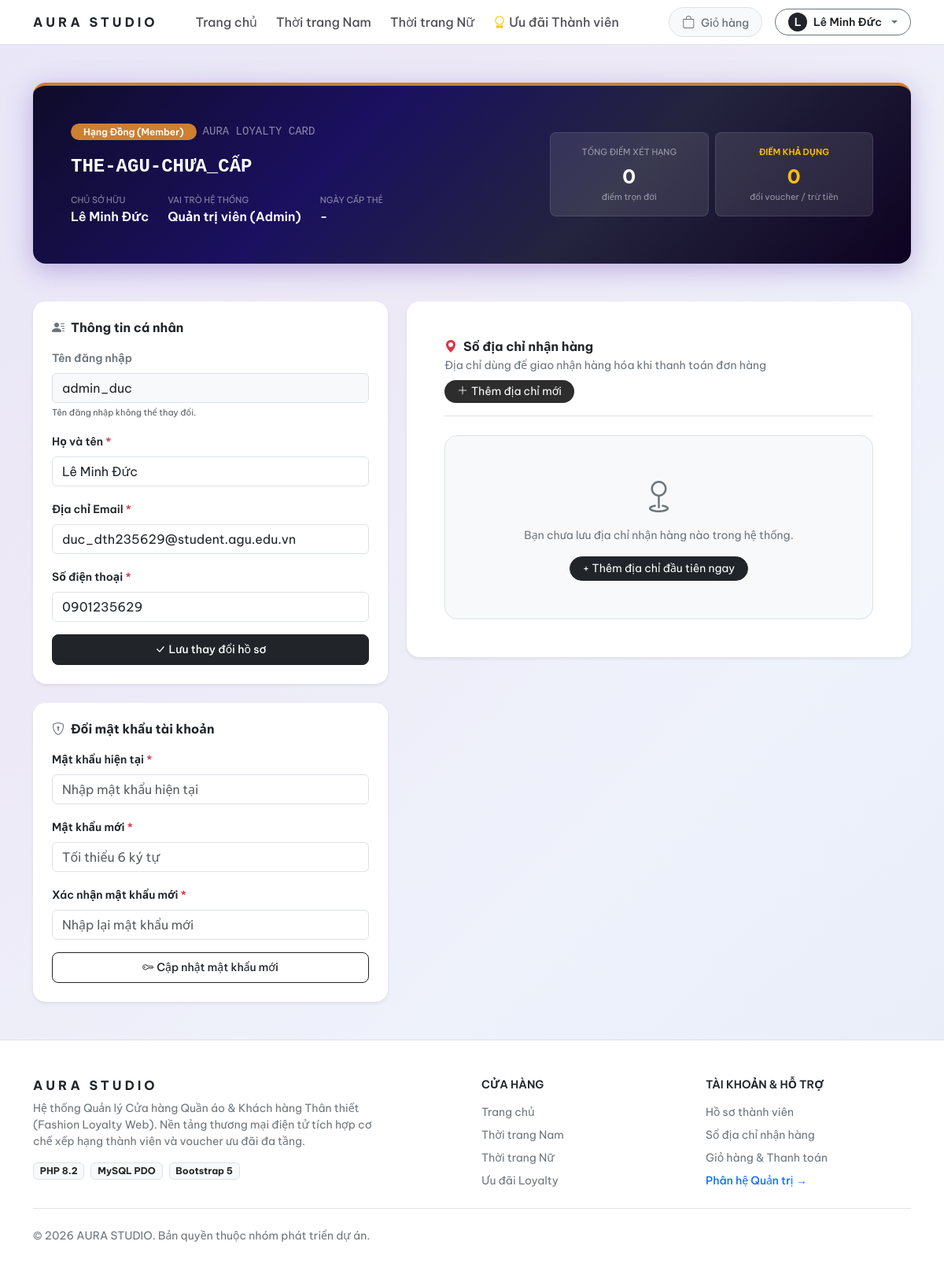
/profile.php (signed in), run on the app's committed database.
### tables this page shows
CREATE TABLE nd_nguoi_dung (
    ma_nd INT AUTO_INCREMENT PRIMARY KEY,
    ma_vt INT NOT NULL DEFAULT 3,
    ho_ten VARCHAR(100) NOT NULL,
    ten_dang_nhap VARCHAR(50) NOT NULL UNIQUE,
    mat_khau VARCHAR(255) NOT NULL,
    sdt VARCHAR(15) NOT NULL UNIQUE,
    email VARCHAR(100) NOT NULL UNIQUE,
    anh_dai_dien VARCHAR(255) DEFAULT 'default_avatar.png',
    trang_thai TINYINT(1) DEFAULT 1,
    ngay_tao DATETIME DEFAULT CURRENT_TIMESTAMP,
    CONSTRAINT fk_nd_vaitro FOREIGN KEY (ma_vt) REFERENCES vt_vai_tro(ma_vt)
);

CREATE TABLE vt_vai_tro (
    ma_vt INT AUTO_INCREMENT PRIMARY KEY,
    ten_vt VARCHAR(50) NOT NULL,
    mo_ta_quyen VARCHAR(255) DEFAULT NULL,
    trang_thai TINYINT(1) DEFAULT 1
);

### profile.php (the view, shortened to what this page needs)
<?php
$pdo = getDBConnection();
$currentUserId = (int)$_SESSION['user']['ma_nd'];
$userStmt = $pdo->prepare("
    SELECT nd.*, vt.ten_vt, vt.mo_ta_quyen
    FROM nd_nguoi_dung nd
    INNER JOIN vt_vai_tro vt ON nd.ma_vt = vt.ma_vt
    WHERE nd.ma_nd = :uid
");
$userStmt->execute(['uid' => $currentUserId]);
$userInfo = $userStmt->fetch();
$cardStmt = $pdo->prepare("
    SELECT ttd.*, htv.ten_hang, htv.phan_tram_giam, htv.he_so_tich_diem, htv.mau_sac_the, htv.mo_ta_uu_dai
    FROM ttd_the_tich_diem ttd
    INNER JOIN htv_hang_thanh_vien htv ON ttd.ma_hang = htv.ma_hang
    WHERE ttd.ma_nd = :uid
    LIMIT 1
");
$cardStmt->execute(['uid' => $currentUserId]);
$cardInfo = $cardStmt->fetch();
$addresses = getUserAddresses($pdo, $currentUserId);
require_once __DIR__ . '/includes/header.php';
?>
<div class="container py-5">
  <div class="card border-0 shadow rounded-4 mb-5 overflow-hidden text-white"
    style="background: linear-gradient(135deg, #0f0c29 0%, #1a1060 35%, #24243e 65%, #0d0221 100%); border-top: 4px solid <?= htmlspecialchars($cardInfo['mau_sac_the'] ?? '#CD7F32') ?> !important; box-shadow: 0 8px 32px rgba(99,60,180,0.35) !important;">
    <div class="card-body p-4 p-md-5">
      <div class="row align-items-center g-4">
        <div class="col-lg-7">
          <div class="d-flex align-items-center gap-2 mb-3">
            <span class="badge px-3 py-1.5 rounded-pill fw-semibold" style="background-color: <?= htmlspecialchars($cardInfo['mau_sac_the'] ?? '#CD7F32') ?>; color: #fff;">
              <?= htmlspecialchars($cardInfo['ten_hang'] ?? 'Hạng Đồng (Member)') ?>
            </span>
            <span class="text-white-50 small tracking-wider text-uppercase font-monospace">AURA LOYALTY CARD</span>
          </div>
          <div class="font-monospace fs-4 tracking-wider fw-bold text-white mb-3">
            <?= htmlspecialchars($cardInfo['ma_so_the'] ?? 'THE-AGU-CHƯA_CẤP') ?>
          </div>
          <div class="d-flex flex-wrap gap-4 text-white-50 small">
            <div>
              <div class="text-uppercase" style="font-size: 11px;">Chủ sở hữu</div>
              <div class="fw-semibold text-white fs-6"><?= htmlspecialchars($userInfo['ho_ten'] ?? '') ?></div>
            </div>
            <div>
              <div class="text-uppercase" style="font-size: 11px;">Vai trò hệ thống</div>
              <div class="fw-semibold text-white fs-6"><?= htmlspecialchars($userInfo['ten_vt'] ?? 'Thành viên') ?></div>
            </div>
            <div>
              <div class="text-uppercase" style="font-size: 11px;">Ngày cấp thẻ</div>
              <div class="fw-semibold text-white fs-6"><?= !empty($cardInfo['ngay_cap']) ? date('d/m/Y', strtotime($cardInfo['ngay_cap'])) : '-' ?></div>
            </div>
          </div>
        </div>
        <div class="col-lg-5">
          <div class="row g-2 text-center">
            <div class="col-6">
              <div class="bg-white bg-opacity-10 rounded-3 p-3 border border-white border-opacity-10">
                <div class="text-white-50 small text-uppercase" style="font-size: 11px;">Tổng điểm xét hạng</div>
                <div class="fs-4 fw-bold text-white mt-1">
                  <?= number_format((int)($cardInfo['tong_diem_tich_luy'] ?? 0), 0, ',', '.') ?>
                </div>
                <div class="text-white-50" style="font-size: 11px;">điểm trọn đời</div>
              </div>
            </div>
            <div class="col-6">
              <div class="bg-white bg-opacity-10 rounded-3 p-3 border border-white border-opacity-10">
                <div class="text-warning small text-uppercase fw-semibold" style="font-size: 11px;">Điểm khả dụng</div>
                <div class="fs-4 fw-bold text-warning mt-1">
                  <?= number_format((int)($cardInfo['diem_kha_dung'] ?? 0), 0, ',', '.') ?>
                </div>
                <div class="text-white-50" style="font-size: 11px;">đổi voucher / trừ tiền</div>
              </div>
            </div>
          </div>
        </div>
      </div>
    </div>
  </div>
  <div class="row g-4">
    <div class="col-lg-5">
      <div class="card border-0 shadow-sm rounded-4 p-4 bg-white mb-4">
        <h5 class="fw-bold text-dark fs-6 mb-3 d-flex align-items-center gap-2">
          <i class="bi bi-person-lines-fill text-secondary"></i>
          Thông tin cá nhân
        </h5>
        <form method="POST" action="profile.php">
          <div class="mb-3">
            <label class="form-label small fw-semibold text-secondary">Tên đăng nhập</label>
            <input type="text" class="form-control bg-light shadow-none" value="<?= htmlspecialchars($userInfo['ten_dang_nhap']) ?>" readonly>
            <div class="form-text" style="font-size: 11px;">Tên đăng nhập không thể thay đổi.</div>
          </div>
          <div class="mb-3">
            <label class="form-label small fw-semibold text-dark">Họ và tên <span class="text-danger">*</span></label>
            <input type="text" class="form-control shadow-none" name="ho_ten" required value="<?= htmlspecialchars($userInfo['ho_ten']) ?>">
          </div>
          <div class="mb-3">
            <label class="form-label small fw-semibold text-dark">Địa chỉ Email <span class="text-danger">*</span></label>
            <input type="email" class="form-control shadow-none" name="email" required value="<?= htmlspecialchars($userInfo['email']) ?>">
          </div>
          <div class="mb-3">
            <label class="form-label small fw-semibold text-dark">Số điện thoại <span class="text-danger">*</span></label>
            <input type="tel" class="form-control shadow-none" name="sdt" required value="<?= htmlspecialchars($userInfo['sdt']) ?>">
          </div>
          <button type="submit" class="btn btn-dark btn-sm w-100 py-2 rounded-3 fw-medium">
            <i class="bi bi-check-lg me-1"></i>Lưu thay đổi hồ sơ
          </button>
        </form>
      </div>
      <div class="card border-0 shadow-sm rounded-4 p-4 bg-white">
        <h5 class="fw-bold text-dark fs-6 mb-3 d-flex align-items-center gap-2">
          <i class="bi bi-shield-lock text-secondary"></i>
          Đổi mật khẩu tài khoản
        </h5>
        <form method="POST" action="profile.php">
          <div class="mb-3">
            <label class="form-label small fw-semibold text-dark">Mật khẩu hiện tại <span class="text-danger">*</span></label>
            <input type="password" class="form-control shadow-none" name="mat_khau_cu" required placeholder="Nhập mật khẩu hiện tại">
          </div>
          <div class="mb-3">
            <label class="form-label small fw-semibold text-dark">Mật khẩu mới <span class="text-danger">*</span></label>
            <input type="password" class="form-control shadow-none" name="mat_khau_moi" required minlength="6" placeholder="Tối thiểu 6 ký tự">
          </div>
          <div class="mb-3">
            <label class="form-label small fw-semibold text-dark">Xác nhận mật khẩu mới <span class="text-danger">*</span></label>
            <input type="password" class="form-control shadow-none" name="xac_nhan_mk" required minlength="6" placeholder="Nhập lại mật khẩu mới">
          </div>
          <button type="submit" class="btn btn-outline-dark btn-sm w-100 py-2 rounded-3 fw-medium">
            <i class="bi bi-key me-1"></i>Cập nhật mật khẩu mới
          </button>
        </form>
      </div>
    </div>
    <div class="col-lg-7" id="address-section">
      <div class="card border-0 shadow-sm rounded-4 p-4 p-md-5 bg-white">
        <div class="d-flex flex-wrap justify-content-between align-items-center gap-2 mb-4 pb-3 border-bottom">
          <div>
            <h5 class="fw-bold text-dark fs-6 mb-1 d-flex align-items-center gap-2">
              <i class="bi bi-geo-alt-fill text-danger"></i>
              Sổ địa chỉ nhận hàng
            </h5>
            <p class="text-secondary small mb-0">Địa chỉ dùng để giao nhận hàng hóa khi thanh toán đơn hàng</p>
          </div>
          <button type="button" class="btn btn-aura btn-sm rounded-pill px-3 py-1.5" onclick="openBsAddressModal('add')">
            <i class="bi bi-plus-lg me-1"></i>Thêm địa chỉ mới
          </button>
        </div>
        <?php if (empty($addresses)): ?>
          <div class="text-center py-5 border border-dashed rounded-4 bg-light">
            <i class="bi bi-geo text-secondary fs-1 d-block mb-2"></i>
            <p class="text-secondary small mb-3">Bạn chưa lưu địa chỉ nhận hàng nào trong hệ thống.</p>
            <button type="button" class="btn btn-dark btn-sm rounded-pill px-3" onclick="openBsAddressModal('add')">
              + Thêm địa chỉ đầu tiên ngay
            </button>
          </div>
        <?php endif; ?>
      </div>
    </div>
  </div>
</div>
<?php require_once __DIR__ . '/includes/footer.php'; ?>

### includes/navbar.php (shortened to what this page needs)
<?php
$user = $_SESSION['user'] ?? null;
$isLoggedIn = !empty($user);
$currentScript = basename($_SERVER['SCRIPT_NAME'] ?? '');
?>
<nav class="navbar navbar-expand-lg navbar-light bg-white border-bottom sticky-top py-2.5">
  <div class="container">
    <a class="navbar-brand fw-bold fs-6 brand-letter-spacing text-dark" href="index.php">
      AURA STUDIO
    </a>
    <div class="collapse navbar-collapse" id="clientNavbar">
      <ul class="navbar-nav me-auto mb-2 mb-lg-0 ms-lg-4 gap-lg-2">
        <li class="nav-item">
          <a class="nav-link <?= ($currentScript === 'index.php' && empty($_GET['page'])) ? 'active' : '' ?>" href="index.php">
            Trang chủ
          </a>
        </li>
        <li class="nav-item">
          <a class="nav-link" href="index.php?page=home&gender=nam#cua-hang">
            Thời trang Nam
          </a>
        </li>
        <li class="nav-item">
          <a class="nav-link" href="index.php?page=home&gender=nu#cua-hang">
            Thời trang Nữ
          </a>
        </li>
        <li class="nav-item">
          <a class="nav-link <?= (($_GET['page'] ?? '') === 'loyalty') ? 'active' : '' ?>" href="index.php?page=loyalty">
            <i class="bi bi-award text-warning me-1"></i>Ưu đãi Thành viên
          </a>
        </li>
      </ul>
      <div class="d-flex align-items-center gap-3">
        <a href="index.php?page=checkout" class="btn btn-light rounded-pill position-relative px-3 py-1.5 text-secondary border">
          <i class="bi bi-bag fs-6"></i>
          <span class="d-none d-sm-inline ms-1 small fw-medium">Giỏ hàng</span>
        </a>
        <?php if ($isLoggedIn): ?>
          <div class="dropdown">
            <button class="btn btn-outline-secondary rounded-pill d-flex align-items-center gap-2 px-3 py-1 dropdown-toggle shadow-none" type="button" id="userMenuBtn" data-bs-toggle="dropdown" aria-expanded="false">
              <span class="rounded-circle bg-dark text-white d-inline-flex align-items-center justify-content-center small fw-semibold" style="width: 24px; height: 24px;">
                <?= htmlspecialchars(mb_substr($user['ho_ten'] ?? 'U', 0, 1)) ?>
              </span>
              <span class="small fw-semibold text-dark text-truncate" style="max-width: 140px;">
                <?= htmlspecialchars($user['ho_ten'] ?? 'Tài khoản') ?>
              </span>
            </button>
          </div>
        <?php endif; ?>
      </div>
    </div>
  </div>
</nav>

### includes/header.php (style rules this page uses)
body { font-family: 'Be Vietnam Pro', system-ui, sans-serif; background-color: #FAF9F6; color: #2D2D2D; }
.brand-letter-spacing { letter-spacing: 0.25em; }
.nav-link { font-weight: 500; color: #52525b; transition: color 0.2s ease; }
.btn-aura { background-color: #2D2D2D; color: #ffffff; border: none; transition: background-color 0.2s ease, transform 0.15s ease; }

### profile.php (style rules this page uses)
body { background: linear-gradient(135deg, #e8e6f8 0%, #ede9f6 30%, #eef2fb 65%, #e6ecf8 100%) !important; min-height: 100vh; }

### data on the page
nd_nguoi_dung: ho_ten "L", ho_ten "Lê Minh Đức", ma_vt.ten_vt "Quản trị viên (Admin)", ten_dang_nhap "admin_duc", email "duc_dth235629@student.agu.edu.vn", sdt "0901235629"

### other printed values
$cardInfo['ten_hang'] "Hạng Đồng (Member)"
$cardInfo['ma_so_the'] "THE-AGU-CHƯA_CẤP"
$cardInfo['tong_diem_tich_luy'] "0"
$cardInfo['diem_kha_dung'] "0"
